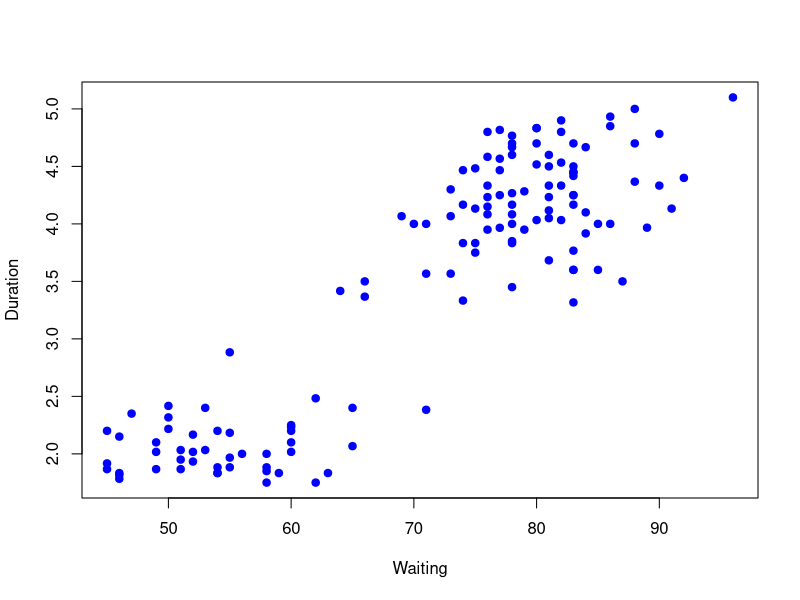
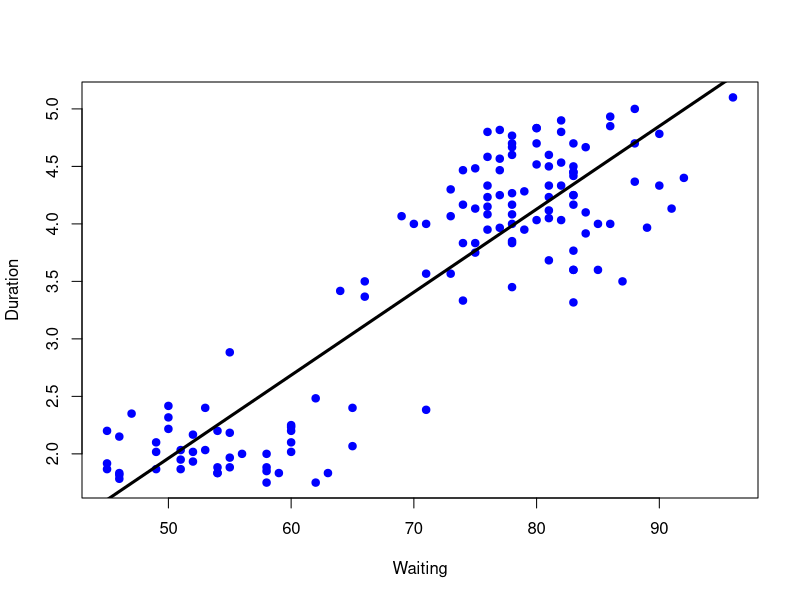
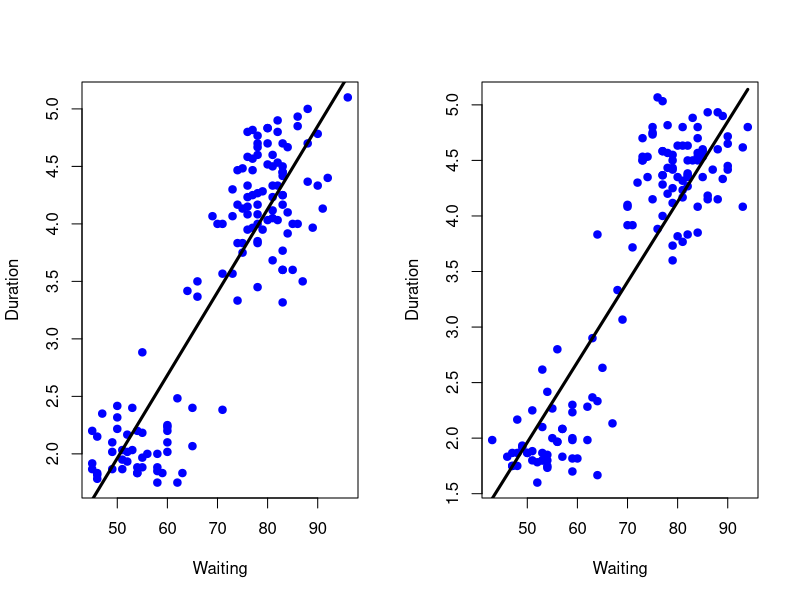
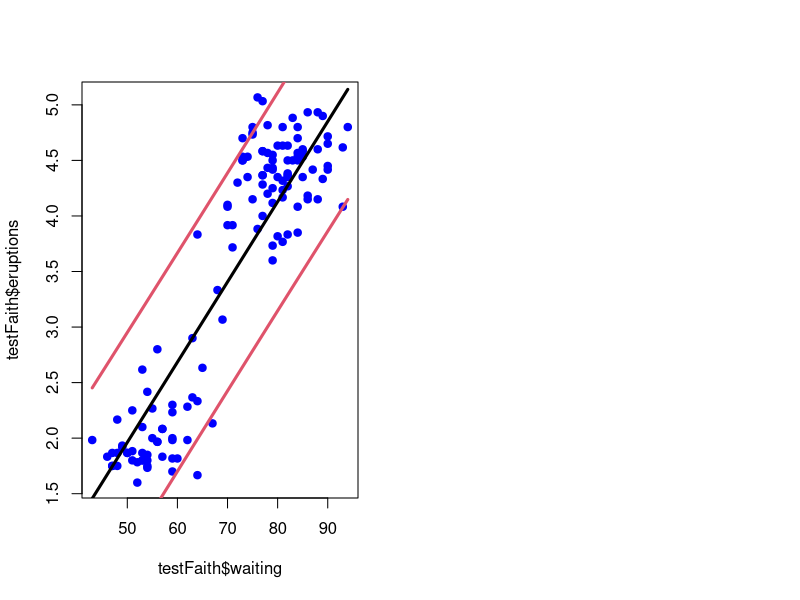

Reproduce these figures in R, in order.
## ---- chunk 1
library(caret); data(faithful); set.seed(333)
inTrain <- createDataPartition(y=faithful$waiting,
                               p = 0.5, list=FALSE)
trainFaith <- faithful[inTrain,]
testFaith <- faithful[-inTrain,]
head(trainFaith)
## ---- chunk 2
plot(trainFaith$waiting, trainFaith$eruptions, pch=19, col="blue", 
     xlab="Waiting", ylab="Duration")
## ---- chunk 3
lm1 <- lm(eruptions ~ waiting, data=trainFaith)
summary(lm1)
## ---- chunk 4
plot(trainFaith$waiting, trainFaith$eruptions, pch=19, col="blue", 
     xlab="Waiting", ylab="Duration")
lines(trainFaith$waiting, lm1$fitted, lwd=3)
## ---- chunk 5
coef(lm1)[1] + coef(lm1)[2] * 80
## ---- chunk 6
newdata <- data.frame(waiting=80)
predict(lm1, newdata)
## ---- chunk 7
par(mfrow = c(1,2))
plot(trainFaith$waiting, trainFaith$eruptions, pch=19, col="blue", 
     xlab="Waiting", ylab="Duration")
lines(trainFaith$waiting, predict(lm1), lwd=3)

plot(testFaith$waiting, testFaith$eruptions, pch=19, col="blue", 
     xlab="Waiting", ylab="Duration")
lines(testFaith$waiting, predict(lm1, newdata=testFaith), lwd=3)

## ---- chunk 8
#Calculate RMSE on training
sqrt(sum((lm1$fitted - trainFaith$eruptions)^2))
## ---- chunk 9
#Calculate RMSE on test
sqrt(sum((predict(lm1, newdata=testFaith) - testFaith$eruptions)^2))
## ---- chunk 10
pred1 <- predict(lm1, newdata=testFaith, interval="prediction")
ord <- order(testFaith$waiting)
plot(testFaith$waiting, testFaith$eruptions, pch=19, col="blue")
matlines(testFaith$waiting[ord], pred1[ord,], 
         type = "l",, col=c(1,2,2), lty=c(1,1,1), lwd=3)
## ---- chunk 11
modFit <- train(eruptions ~ waiting, data=trainFaith, method="lm")
summary(modFit$finalModel)
